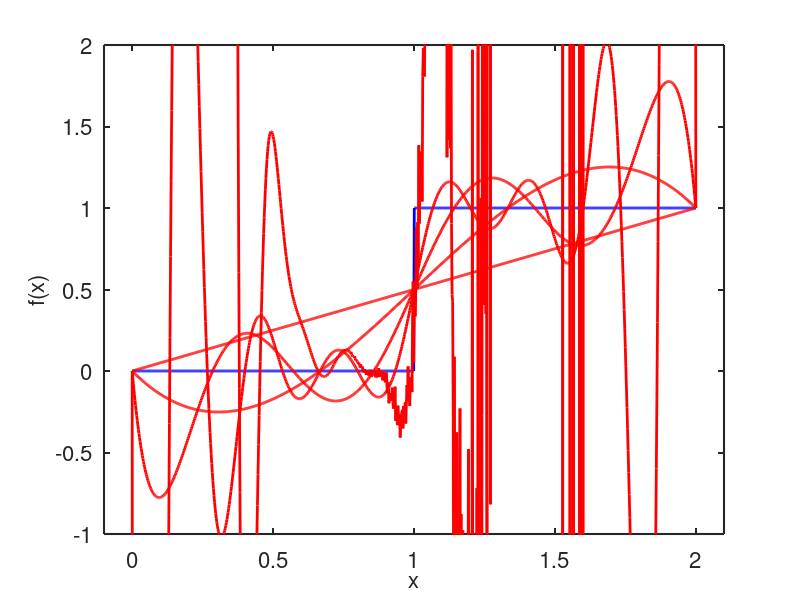
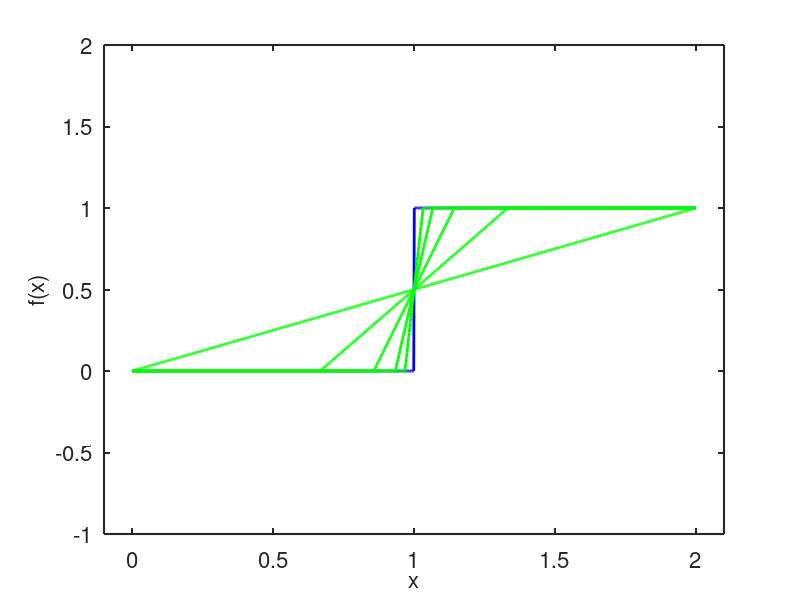
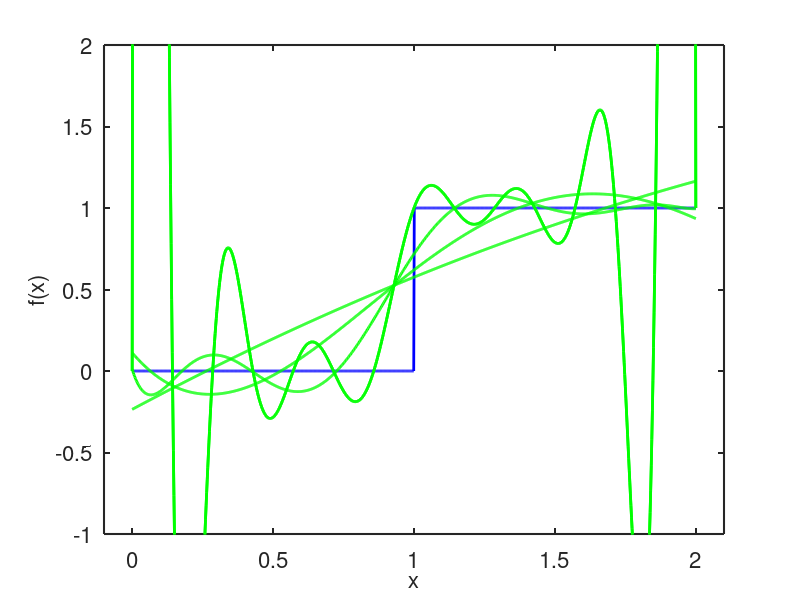

MATLAB code to generate these figures, in order:
clc
clear all
close all

x_plot = linspace(0, 2, 1000);
f = @(x) 1*(x >= 1);

figure
plot(x_plot, f(x_plot), 'b-', 'LineWidth', 2)
hold on, box on
axis([-0.1 2.1 -1 2])
set(gca, 'FontSize', 16)
set(gca, 'LineWidth', 1.5)
xlabel('x','FontSize',16)
ylabel('f(x)','FontSize',16)

% Equispaced nodes

for n = [2, 4, 8, 16, 32]
  x = linspace(0, 2, n);

  coeff = polyfit(x, f(x), n-1);

  pn = polyval(coeff, x_plot);

  plot(x_plot, pn, 'r-', 'LineWidth',2)
  pause
end

% The result is very poor, for many reasons.
% The function to be interpolated is discontinuous,
% the interpolating polynomial has too many oscillations and
% the computation of the polynomial becomes ill-conditioned when
% the number of nodes increases.

% Piecewise linear polynomials

figure
plot(x_plot, f(x_plot), 'b-', 'LineWidth', 2)
hold on, box on
axis([-0.1 2.1 -1 2])
set(gca, 'FontSize', 16)
set(gca, 'LineWidth', 1.5)
xlabel('x','FontSize',16)
ylabel('f(x)','FontSize',16)

for n = [2, 4, 8, 16, 32]
  x = linspace(0, 2, n);

  s_plot = interp1(x,f(x),x_plot);
  plot(x_plot, s_plot, 'g-','LineWidth', 2)

  pause
end

% With linear splines the interpolation approximates the function
% with increasing precision, since for big n the slope at
% the discontinuity gets higher.

figure
plot(x_plot, f(x_plot), 'b-', 'LineWidth', 2)
hold on, box on
axis([-0.1 2.1 -1 2])
set(gca, 'FontSize', 16)
set(gca, 'LineWidth', 1.5)
xlabel('x','FontSize',16)
ylabel('f(x)','FontSize',16)

x = linspace(0, 2, 15);

for n = [2, 4, 8, 16, 32]
  
  v = polyfit(x,f(x), n);
  s_plot = polyval(v, x_plot);
  plot(x_plot, s_plot, 'g-','LineWidth', 2)

  pause
end

% Once again the result is very poor.
% The function to be interpolated is discontinuous,
% the interpolating polynomial has too many oscillations and
% the computation of the polynomial becomes ill-conditioned when
% the number of nodes increases because the interpolant tends to be smooth.
